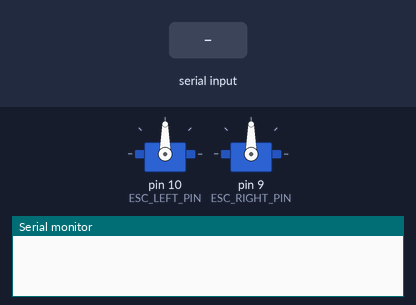
Simulated run of this sketch. Board: Arduino Uno, built with avr-gcc and run on an emulated ATmega328P. Parts: 2 × servo, the last lines printed to the serial monitor. The inputs (shaded band) are chosen by the test bench.

Above: at 1.2 s.
1.3 s: "F" received over Serial
At 2.4 s:
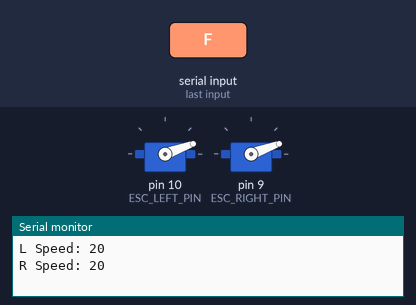
2.8 s: "+" received over Serial
At 3.5 s:
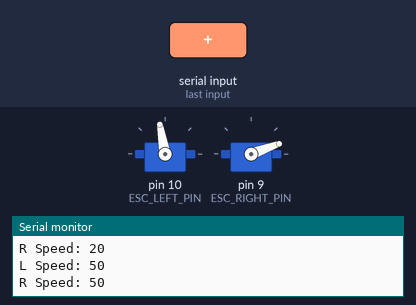
4.3 s: "-" received over Serial
At 4.7 s:
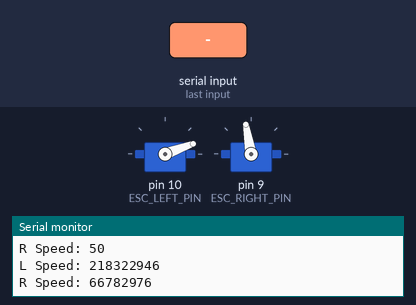
5.8 s: "S" received over Serial
At 7.0 s:
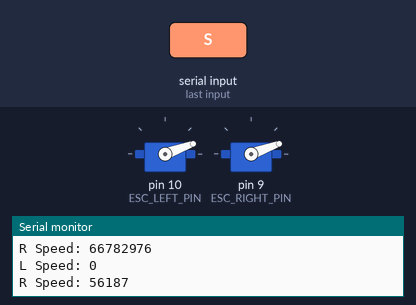
Timing chart, 0 to 8.3 s (numbered marks = the images above; inputs shaded):
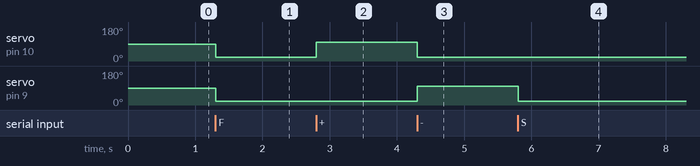

The sketch:

main.ino
```cpp
#include <Servo.h>

#define ESC_LEFT_PIN 10

#define ESC_RIGHT_PIN 9

#define MIN_SPEED (long)20

#define MAX_SPEED (long)100

#define DELTA_SPEED (long)5

struct Speed {
  long x;
  long y;

  Speed(long k) : x{k}, y{k} {}

  Speed(long x, long y) : x{x}, y{x} {}

  Speed operator+(long k) {
    x += k;
    y += k;
  }

  Speed operator-(long k) {
    x -= k;
    y -= k;
  }
};

long SpeedRemap(long value) {
  long remap = map(value, 0, 1023, 0, 180);

  return constrain(remap, MIN_SPEED, MAX_SPEED);
}

struct Car {
  Servo left;
  Servo right;
  Speed speed;

  Car(int leftPin, int rightPin): speed{MIN_SPEED} {
    left.attach(leftPin);

    right.attach(rightPin);
  }

  void Update() {
    left.write(SpeedRemap(this->speed.x));

    right.write(SpeedRemap(this->speed.y));
  }

  void SetSpeed(Speed speed) {
    this->speed = speed;
  }

  Speed GetSpeed(void) {
    return speed;
  }

  void Forward(void) {
    SetSpeed(Speed(MAX_SPEED / 2));
  }

  void Left(void) {
    this->speed.x -= DELTA_SPEED;

    this->speed.y += DELTA_SPEED;
  }

  void Right(void) {
    this->speed.x += DELTA_SPEED;

    this->speed.y -= DELTA_SPEED;
  }

  void Stop(void) {
    SetSpeed(Speed(MIN_SPEED));
  }
};

Car car(ESC_LEFT_PIN, ESC_RIGHT_PIN);

void setup() {
  Serial.begin(9600);
}

void loop() {
  if (Serial.available()) {
    Speed speed = car.GetSpeed();

    Serial.print("L Speed: ");

    Serial.println(speed.x);

    Serial.print("R Speed: ");

    Serial.println(speed.y);

    char command = Serial.read();

    switch (command) {
      case 'F':
        car.Forward();
        break;
      case 'L':
        car.Left();
        break;
      case 'R':
        car.Right();
        break;
      case 'S':
        car.Stop();
        break;
      case '+':
        car.SetSpeed(speed + DELTA_SPEED);
        break;
      case '-':
        car.SetSpeed(speed - DELTA_SPEED);
    }

    car.Update();
  }
}
```

Measured:
- after the input at 1.3 s, servo on pin 10 (ESC_LEFT_PIN), servo on pin 9 (ESC_RIGHT_PIN): 90° → 20° at once
- after the input at 2.8 s, servo on pin 10 (ESC_LEFT_PIN): 20° → 100° at once
- after the input at 4.3 s, servo on pin 10 (ESC_LEFT_PIN): 100° → 20° at once; servo on pin 9 (ESC_RIGHT_PIN): 20° → 100° at once
- after the input at 5.8 s, servo on pin 9 (ESC_RIGHT_PIN): 100° → 20° at once
